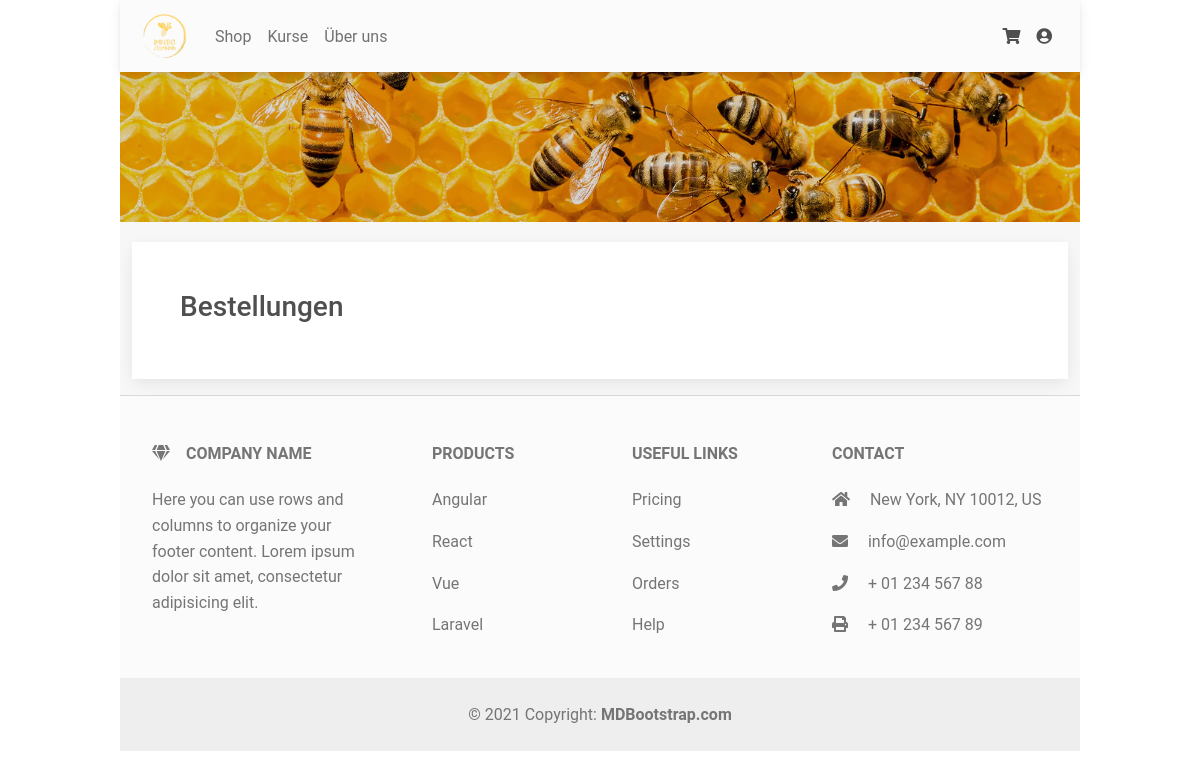
/orders (signed in), run on an earlier commit of the app's database.
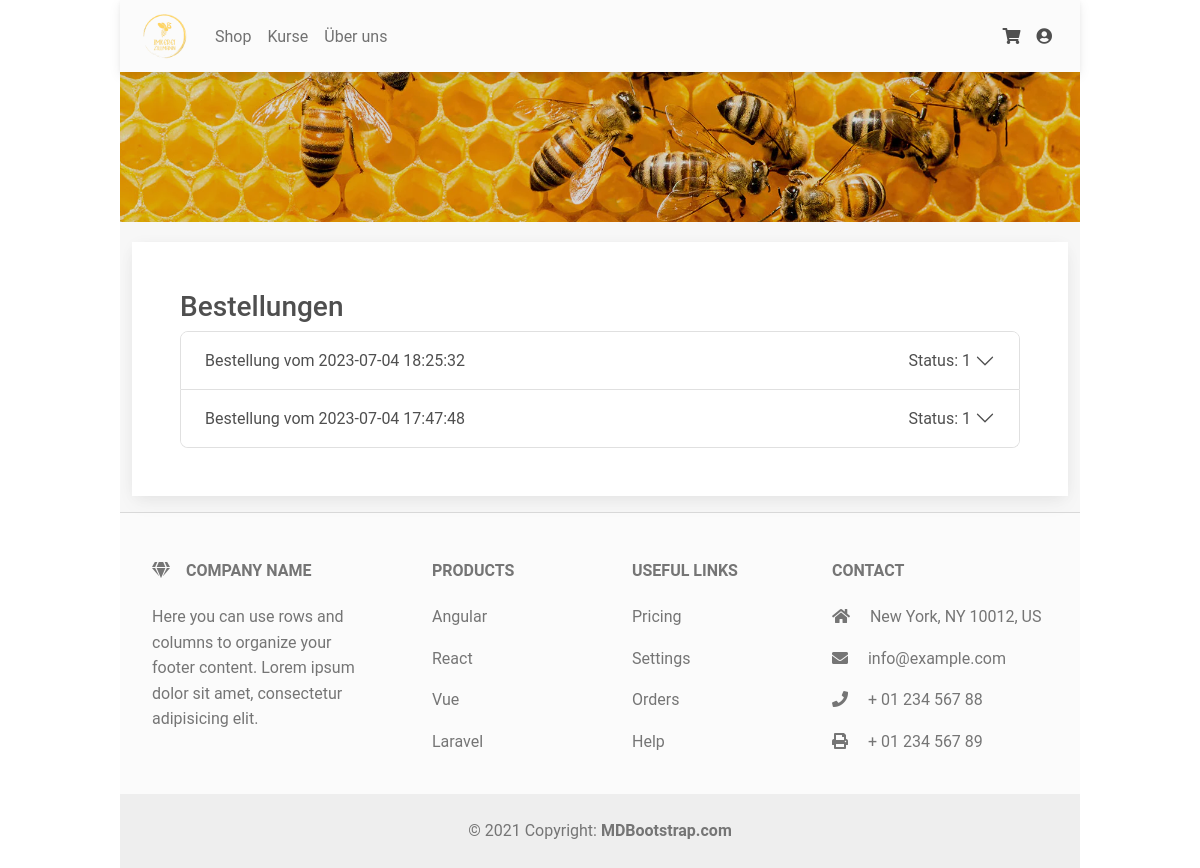
And on a later commit of the database.
### tables this page shows
CREATE TABLE customer_order (
          order_id INTEGER PRIMARY KEY,
          order_timestamp TIMESTAMP NOT NULL DEFAULT CURRENT_TIMESTAMP,
          shipping_timestamp TIMESTAMP,
          delivery_cost REAL,
          customer_id INTEGER,
          recipient_id INTEGER,             -- this contains recipient and address
          -- billing_address_id INTEGER,    -- will always be the customers address (may change in the future)
          order_state_id INTEGER,
          payment_method_id INTEGER,
          FOREIGN KEY(customer_id) REFERENCES customer(customer_id),
          FOREIGN KEY(recipient_id) REFERENCES recipient(recipient_id),
          -- FOREIGN KEY(billing_address_id) REFERENCES address(address_id),
          FOREIGN KEY(order_state_id) REFERENCES order_state(order_state_id),
          FOREIGN KEY(payment_method_id) REFERENCES payment_method(payment_method_id)
        );

### app.py (the view)
@app.route('/orders')
@login_required
def orders():
    current_user_id = current_user.id
    orders_of_user = get_customer_orders_by_customer_id(current_user_id)
    for order in orders_of_user:
        order_id = order["order_id"]
        products_of_order = get_customer_order_product_by_customer_order_id(order_id)
        order["products"] = products_of_order
    print(orders_of_user)
    return render_template("orders.html", orders=orders_of_user)

### app.py (called while the page is built)
@login_manager.user_loader
def load_user(customer_id):
    return get_customer_by_id(customer_id)  # get this data from database

### database/_customer.py (called while the page is built)
def get_customer_by_id(customer_id):
    cur.execute(f"""
        SELECT *
        FROM customer
        WHERE customer_id="{customer_id}";
    """)
    customers = []
    for row in cur:
        customers.append(dict(zip([c[0] for c in cur.description], row)))
    if len(customers) == 0:
        return None
    c = customers[0]
    return User(c["customer_id"], c["firstname"], c["lastname"], c["email_address"],
                c["password"], c["phone_number"], c["default_address_id"])

### database/_customer_order.py (called while the page is built)
def get_customer_orders_by_customer_id(customer_id):
    cur.execute(f"""
        SELECT *
        From customer_order
        WHERE customer_id={customer_id}
        ORDER BY order_timestamp DESC;
    """)
    order_list = []
    for row in cur:
        order_list.append(dict(zip([c[0] for c in cur.description], row)))
    return order_list

### templates/orders.html (shortened to what this page needs)
{% extends "layout.html" %}
{% block body %}
<div style="margin: 0px">
    <div class="container">
        <div class="row">
            <div class="col-md">
                <div class="card" style="margin-top: 20px; border-radius: 0; padding: 3rem">
                    <h3>Bestellungen</h3>
                    <div class="accordion" id="accordionExample">
                        {% for order in orders %}
                        <div class="accordion-item">
                            <h2 class="accordion-header" id="heading_{{ order['order_id'] }}">
                                <button class="accordion-button collapsed"
                                    type="button"
                                    data-mdb-toggle="collapse"
                                    data-mdb-target="#collapse_{{ order['order_id'] }}"
                                    aria-expanded="false"
                                    aria-controls="collapse_{{ order['order_id'] }}">
                                    <div class="row" style="width: 100%">
                                        <div class="col-8">
                                            Bestellung vom {{ order['order_timestamp'] }}
                                        </div>
                                        <div class="col-4 d-flex justify-content-end">
                                            Status: {{ order['order_state_id'] }}
                                        </div>
                                    </div>
                                </button>
                            </h2>
                        </div>
                        {% endfor %}
                    </div>
                </div>
            </div>
        </div>
    </div>
</div>
{% endblock %}

What changed in the data, as far as the page shows it:
added customer_order: order_timestamp "2023-07-04 18:25:32", order_state_id "1"
added customer_order: order_timestamp "2023-07-04 17:47:48", order_state_id "1"
